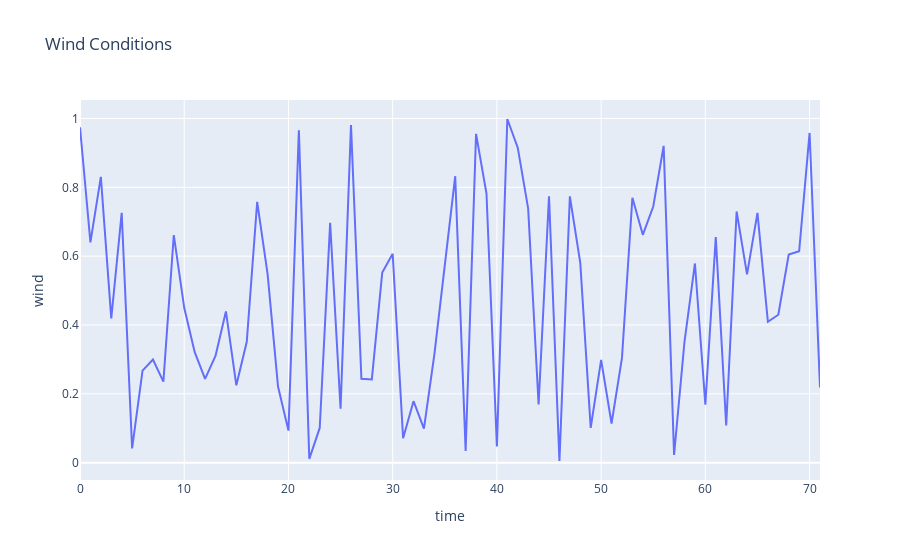

Notebook source saved alongside this figure:
### Markdown cell above
Wind Conditions

### Code cell
fig = px.line(df, x="time", y="wind", title='Wind Conditions')
fig.show()

### Figure 1 — Plotly figure (JSON) as saved in the notebook; plotly's stock layout.template omitted (floating-point values rounded to 4 significant figures)
{"data": [{"hovertemplate": "time=%{x}<br>wind=%{y}<extra></extra>", "legendgroup": "", "line": {"color": "#636efa", "dash": "solid"}, "marker": {"symbol": "circle"}, "mode": "lines", "name": "", "orientation": "v", "showlegend": false, "type": "scatter", "x": [0, 1, 2, 3, 4, 5, 6, 7, 8, 9, 10, 11, 12, 13, 14, 15, 16, 17, 18, 19, 20, 21, 22, 23, 24, 25, 26, 27, 28, 29, 30, 31, 32, 33, 34, 35, 36, 37, 38, 39, 40, 41, 42, 43, 44, 45, 46, 47, 48, 49, 50, 51, 52, 53, 54, 55, 56, 57, 58, 59, 60, 61, 62, 63, 64, 65, 66, 67, 68, 69, 70, 71], "xaxis": "x", "y": [0.9746, 0.6402, 0.8305, 0.4189, 0.7257, 0.04153, 0.2673, 0.2999, 0.2354, 0.6614, 0.45, 0.3218, 0.2434, 0.3099, 0.4393, 0.2248, 0.3514, 0.7577, 0.5479, 0.2211, 0.09316, 0.9661, 0.0112, 0.1009, 0.6967, 0.1566, 0.9812, 0.2437, 0.242, 0.5526, 0.6071, 0.07127, 0.1785, 0.09918, 0.3148, 0.572, 0.8324, 0.03406, 0.9554, 0.782, 0.04716, 0.9985, 0.9152, 0.738, 0.169, 0.774, 0.004887, 0.774, 0.5807, 0.101, 0.2986, 0.1138, 0.3044, 0.7696, 0.6621, 0.7443, 0.9204, 0.0225, 0.3521, 0.5788, 0.1687, 0.6554, 0.108, 0.7299, 0.5472, 0.7258, 0.4095, 0.4297, 0.6045, 0.6144, 0.958, 0.2183], "yaxis": "y"}], "layout": {"legend": {"tracegroupgap": 0}, "title": {"text": "Wind Conditions"}, "xaxis": {"anchor": "y", "domain": [0, 1], "title": {"text": "time"}}, "yaxis": {"anchor": "x", "domain": [0, 1], "title": {"text": "wind"}}}}
